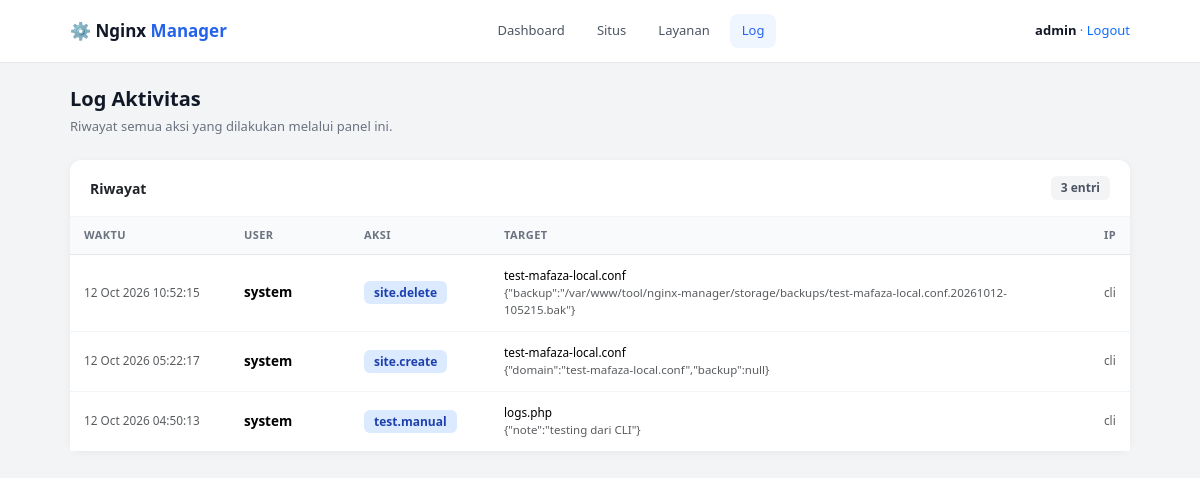
Page /nginx-manager/logs.php (signed in) on the committed database.
### tables this page shows
CREATE TABLE activity_log (
        id         INTEGER PRIMARY KEY AUTOINCREMENT,
        user_id    INTEGER,
        username   TEXT,
        action     TEXT NOT NULL,
        target     TEXT,
        detail     TEXT,
        ip         TEXT,
        created_at INTEGER NOT NULL,
        FOREIGN KEY (user_id) REFERENCES users(id) ON DELETE SET NULL
    );

### nginx-manager/lib/auth.php (called while the page is built, shortened)
<?php
function auth_check(): bool
{
    return isset($_SESSION['user_id']);
}
function auth_user(): ?array
{
    return [
        'id'       => $_SESSION['user_id'],
        'username' => $_SESSION['username'],
    ];
}

### nginx-manager/logs.php (the view, shortened to what this page needs)
<?php
require_once __DIR__ . '/lib/auth.php';
$user   = auth_user();
$page    = max(1, (int) ($_GET['page'] ?? 1));
$perPage = 50;
$offset  = ($page - 1) * $perPage;
$pdo   = panel_db();
$total = (int) $pdo->query('SELECT COUNT(*) FROM activity_log')->fetchColumn();
$stmt = $pdo->prepare('
    SELECT id, username, action, target, detail, ip, created_at
    FROM activity_log
    ORDER BY created_at DESC
    LIMIT ? OFFSET ?
');
$stmt->bindValue(1, $perPage, PDO::PARAM_INT);
$stmt->bindValue(2, $offset, PDO::PARAM_INT);
$stmt->execute();
$logs = $stmt->fetchAll();
?>
<!DOCTYPE html>
<html lang="id">
<head>
<link rel="stylesheet" href="assets/css/bootstrap.min.css">
<link rel="stylesheet" href="assets/css/panel.css">
</head>
<body>
<header class="topbar">
    <div class="topbar-inner">
        <a href="index.php" class="brand">
            &#9881;&#65039; Nginx <span>Manager</span>
        </a>
        <nav>
            <a href="index.php">Dashboard</a>
            <a href="sites.php">Situs</a>
            <a href="service.php">Layanan</a>
            <a href="logs.php" class="active">Log</a>
        </nav>
        <div class="user-box">
            <strong><?= htmlspecialchars($user['username']) ?></strong>
            &middot;
            <a href="logout.php" class="text-decoration-none">Logout</a>
        </div>
    </div>
</header>
<main class="content">
    <h1 class="page-title">Log Aktivitas</h1>
    <p class="page-subtitle">Riwayat semua aksi yang dilakukan melalui panel ini.</p>
    <div class="card">
        <div class="card-header d-flex justify-content-between align-items-center">
            <span>Riwayat</span>
            <span class="badge-soft-gray"><?= $total ?> entri</span>
        </div>
        <?php if (empty($logs)): ?>
            <div class="empty-state">
                <div class="icon">&#128220;</div>
                <p>Belum ada aktivitas tercatat.</p>
            </div>
        <?php else: ?>
            <div class="table-responsive">
                <table class="table table-panel mb-0">
                    <thead>
                        <tr>
                            <th style="width: 160px;">Waktu</th>
                            <th style="width: 120px;">User</th>
                            <th style="width: 140px;">Aksi</th>
                            <th>Target</th>
                            <th>IP</th>
                        </tr>
                    </thead>
                    <tbody>
                        <?php foreach ($logs as $log): ?>
                            <tr>
                                <td class="small text-muted">
                                    <?= htmlspecialchars(date('d M Y H:i:s', $log['created_at'])) ?>
                                </td>
                                <td><strong><?= htmlspecialchars($log['username']) ?></strong></td>
                                <td>
                                    <span class="badge-soft-blue"><?= htmlspecialchars($log['action']) ?></span>
                                </td>
                                <td class="small">
                                    <?= htmlspecialchars($log['target'] ?? '-') ?>
                                    <?php if ($log['detail']): ?>
                                        <div class="text-muted" style="font-size: 11.5px;">
                                            <?= htmlspecialchars($log['detail']) ?>
                                        </div>
                                    <?php endif; ?>
                                </td>
                                <td class="small text-muted"><?= htmlspecialchars($log['ip']) ?></td>
                            </tr>
                        <?php endforeach; ?>
                    </tbody>
                </table>
            </div>
        <?php endif; ?>
    </div>
</main>
</body>
</html>

### nginx-manager/assets/css/panel.css (style rules this page uses)
:root { --panel-bg: #f3f4f6; --panel-primary: #2563eb; --panel-primary-dark: #1d4ed8; --panel-radius: 12px; --panel-shadow: 0 2px 8px rgba(0, 0, 0, .05); }
body { background: var(--panel-bg); font-size: 14px; min-height: 100vh; }
.topbar { background: white; border-bottom: 1px solid #e5e7eb; padding: 14px 0; margin-bottom: 24px; }
.topbar-inner { max-width: 1100px; margin: 0 auto; padding: 0 20px; display: flex; align-items: center; justify-content: space-between; gap: 16px; }
.topbar .brand { font-weight: 700; font-size: 17px; color: #111827; text-decoration: none; }
.topbar .brand span { color: var(--panel-primary); }
.topbar nav { display: flex; align-items: center; gap: 8px; }
.topbar nav a { color: #4b5563; text-decoration: none; padding: 7px 12px; border-radius: 8px; font-size: 13px; font-weight: 500; transition: background .15s, color .15s; }
.topbar nav a.active { background: #eff6ff; color: var(--panel-primary); }
.topbar .user-box { font-size: 13px; color: #6b7280; }
.topbar .user-box strong { color: #111827; font-weight: 600; }
.content { max-width: 1100px; margin: 0 auto; padding: 0 20px 40px; }
.page-title { font-size: 20px; font-weight: 700; margin: 0 0 6px; color: #111827; }
.page-subtitle { color: #6b7280; font-size: 13px; margin: 0 0 24px; }
.card { border: none; border-radius: var(--panel-radius); box-shadow: var(--panel-shadow); }
.card-header { background: white; border-bottom: 1px solid #f3f4f6; padding: 16px 20px; font-weight: 600; border-radius: var(--panel-radius) var(--panel-radius) 0 0 !important; }
.badge-soft-blue { background: #dbeafe; color: #1e40af; }
.badge-soft-gray { background: #f3f4f6; color: #4b5563; }
.badge-soft-green, .badge-soft-red, .badge-soft-amber, .badge-soft-blue, .badge-soft-gray { padding: 3px 10px; border-radius: 6px; font-size: 12px; font-weight: 600; }
.table-panel { margin: 0; font-size: 13.5px; }
.table-panel th { background: #f9fafb; color: #6b7280; font-weight: 600; text-transform: uppercase; font-size: 11px; letter-spacing: .04em; border-bottom: 1px solid #e5e7eb; padding: 10px 14px; }
.table-panel td { padding: 12px 14px; vertical-align: middle; border-bottom: 1px solid #f3f4f6; }
.table-panel tbody tr:last-child td { border-bottom: none; }

### rows in the picture
activity_log: created_at "12 Oct 2026 10:52:15", username "system", action "site.delete", target "test-mafaza-local.conf", detail "{\"backup\":\"/var/www/tool/nginx-manager/storage/backups/test-mafaza-local.conf.20261012-105215.bak\"}", ip "cli"
activity_log: created_at "12 Oct 2026 05:22:17", username "system", action "site.create", target "test-mafaza-local.conf", detail "{\"domain\":\"test-mafaza-local.conf\",\"backup\":null}", ip "cli"
activity_log: created_at "12 Oct 2026 04:50:13", username "system", action "test.manual", target "logs.php", detail "{\"note\":\"testing dari CLI\"}", ip "cli"

### other values in the picture
$user['username'] "admin"
$total "3"
